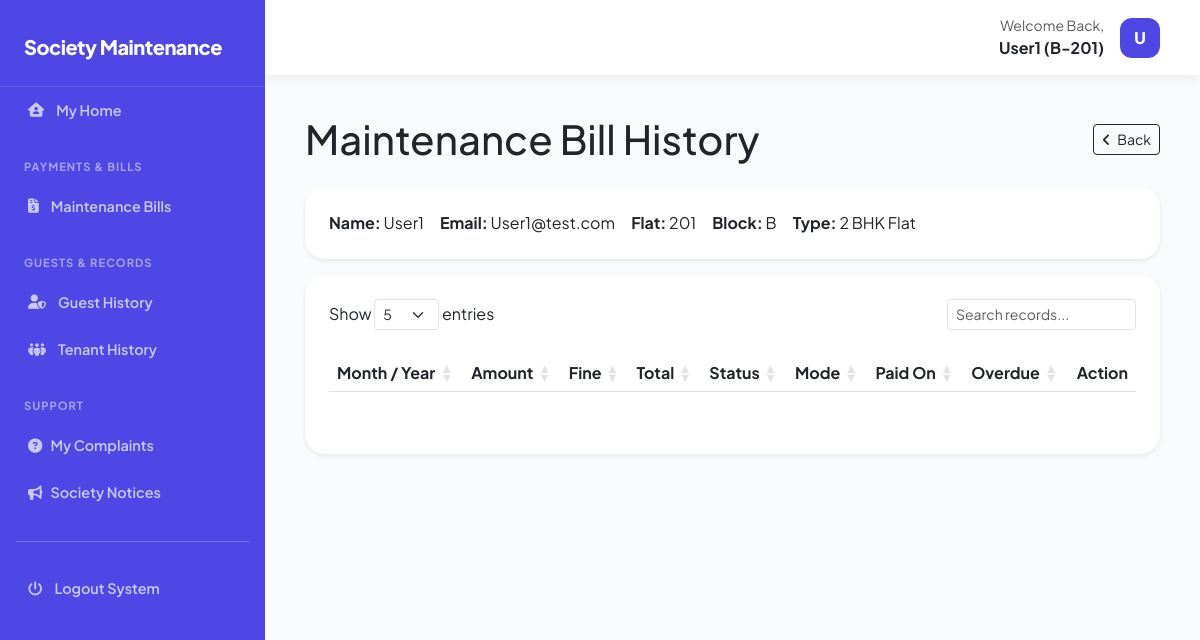
/public/view/view_userMaintanenceBill.php (signed in), run on the app's committed database.
### tables this page shows
CREATE TABLE `flats` (
  `id` int UNSIGNED NOT NULL,
  `flat_number` varchar(255) NOT NULL,
  `floor` int NOT NULL,
  `block_number` varchar(10) NOT NULL,
  `flat_type` varchar(30) NOT NULL,
  `created_at` timestamp NOT NULL DEFAULT CURRENT_TIMESTAMP
);

CREATE TABLE `allotments` (
  `id` int UNSIGNED NOT NULL,
  `user_id` int UNSIGNED NOT NULL,
  `flat_id` int UNSIGNED NOT NULL,
  `move_in_date` date NOT NULL,
  `created_at` timestamp NOT NULL DEFAULT CURRENT_TIMESTAMP
);

CREATE TABLE `users` (
  `id` int UNSIGNED NOT NULL,
  `name` varchar(255) NOT NULL,
  `email` varchar(255) NOT NULL,
  `mobile` varchar(15) DEFAULT NULL,
  `dob` date DEFAULT NULL,
  `gender` varchar(10) DEFAULT NULL,
  `role` enum('admin','cashier','user','security_guard') DEFAULT NULL,
  `password` varchar(255) NOT NULL,
  `created_at` timestamp NOT NULL DEFAULT CURRENT_TIMESTAMP ON UPDATE CURRENT_TIMESTAMP
);

### public/view/view_userMaintanenceBill.php (the view, shortened to what this page needs)
<?php
require_once __DIR__ . '/../../core/config.php';
$userId = $_SESSION['user_id'];
$stmt = $pdo->prepare("
    SELECT
        u.id AS user_id,
        u.name,
        u.email,
        a.flat_id,
        f.flat_number,
        f.block_number,
        f.flat_type
    FROM allotments a
    JOIN users u ON u.id = a.user_id
    JOIN flats f ON f.id = a.flat_id
    WHERE u.id = ?
    ORDER BY a.id DESC
    LIMIT 1
");
$stmt->execute([$userId]);
$user = $stmt->fetch();
include __DIR__ . '/../../resources/layout/header.php';
?>
<!DOCTYPE html>
<html lang="en">
<head>
    <link rel="stylesheet" href="https://cdnjs.cloudflare.com/ajax/libs/font-awesome/6.5.0/css/all.min.css">
    <link href="https://cdn.jsdelivr.net/npm/bootstrap@5.3.0/dist/css/bootstrap.min.css" rel="stylesheet">
    <link rel="stylesheet" href="https://cdn.datatables.net/1.13.6/css/dataTables.bootstrap5.min.css">
    <link rel="stylesheet" href="../../assets/css/styles.css">
</head>
<body>
    <div class="main-wrapper">
        <main id="main-content">
            <div class="d-flex justify-content-between align-items-center mb-4">
                <h1 class="fw-800 m-0">Maintenance Bill History</h1>
                <a href="javascript:history.back()" class="btn btn-outline-dark btn-sm">
                    <i class="fa-solid fa-angle-left me-1"></i> Back
                </a>
            </div>
            <div class="data-card shadow-sm border-0">
                <div class="card-body d-flex flex-wrap align-items-center gap-3">
                    <div><strong>Name:</strong> <?= htmlspecialchars($user['name']) ?></div>
                    <div><strong>Email:</strong> <?= htmlspecialchars($user['email']) ?></div>
                    <div><strong>Flat:</strong> <?= htmlspecialchars($user['flat_number']) ?></div>
                    <div><strong>Block:</strong> <?= htmlspecialchars($user['block_number']) ?></div>
                    <div><strong>Type:</strong> <?= htmlspecialchars($user['flat_type']) ?></div>
                </div>
            </div>
            <div class="data-card shadow-sm border-0">
                <div class="table-responsive">
                    <table id="user-bills-table" class="table table-hover w-100">
                        <thead>
                            <tr>
                                <th>Month / Year</th>
                                <th>Amount</th>
                                <th>Fine</th>
                                <th>Total</th>
                                <th>Status</th>
                                <th>Mode</th>
                                <th>Paid On</th>
                                <th>Overdue</th>
                                <th class="text-end">Action</th>
                            </tr>
                        </thead>
                    </table>
                </div>
            </div>
        </main>
    </div>
</body>
</html>
<?php include __DIR__ . '/../../resources/layout/footer.php'; ?>

### resources/layout/header.php (shortened to what this page needs)
<?php
require_once __DIR__ . '/../../core/config.php';
$name = $_SESSION['user_name']
    ?? $_SESSION['name']
    ?? 'User';
$initials = strtoupper(substr(trim($name), 0, 1));
$blockFlat = '';
if ($_SESSION['user_role'] === 'user') {
    $stmt = $pdo->prepare("
        SELECT f.block_number, f.flat_number
        FROM allotments a
        JOIN flats f ON f.id = a.flat_id
        WHERE a.user_id = ?
        LIMIT 1
    ");
    $stmt->execute([$_SESSION['user_id']]);
    $flatData = $stmt->fetch(PDO::FETCH_ASSOC);
    if ($flatData) {
        $blockFlat = $flatData['block_number'] . '-' . $flatData['flat_number'];
    }
}
?>
<!DOCTYPE html>
<html lang="en">
<head>
    <link rel="stylesheet" href="../../assets/css/styles.css">
</head>
<body>
    <header class="top-nav">
        <div id="mobile-toggle" onclick="toggleSidebar()">
        </div>
        <div class="ms-auto d-flex align-items-center">
            <div class="dropdown">
                <button class="btn d-flex align-items-center gap-3 border-0 bg-transparent p-0"
                    type="button"
                    data-bs-toggle="dropdown"
                    aria-expanded="false">
                    <?php if ($_SESSION['user_role'] === 'admin'): ?>
                        <div class="text-end d-none d-sm-block">
                            <p class="m-0 small text-muted">Admin Panel</p>
                            <p class="m-0 fw-bold">Administrator</p>
                        </div>
                        <div class="avatar-circle"><?= $initials ?></div>
                    <?php else: ?>
                        <div class="text-end d-none d-sm-block">
                            <p class="m-0 small text-muted">Welcome Back,</p>
                            <p class="m-0 fw-bold">
                                <?= htmlspecialchars($name) ?>
                                <?php if (!empty($blockFlat)): ?>
                                    (<?= htmlspecialchars($blockFlat) ?>)
                                <?php endif; ?>
                            </p>
                        </div>
                        <div class="avatar-circle"><?= $initials ?></div>
                    <?php endif; ?>
                </button>
            </div>
        </div>
    </header>
    <?php include __DIR__ . '/sidebar.php'; ?>

### assets/css/styles.css (style rules this page uses)
:root { --brand-color: #4F47E5; --brand-hover: #3428b3; --bg-main: #f8fafc; --sidebar-width: 265px; --transition: all 0.3s cubic-bezier(0.4, 0, 0.2, 1); }
body { font-family: 'Plus Jakarta Sans', sans-serif; background-color: var(--bg-main); margin: 0; overflow-x: hidden; }
.main-wrapper { flex: 1; margin-left: var(--sidebar-width); transition: var(--transition); min-height: 100vh; }
.top-nav { height: 75px; background: #ffffff; display: flex; align-items: center; justify-content: flex-end; padding: 0 2rem; position: sticky; top: 0; z-index: 1000; box-shadow: 0 4px 12px -2px rgba(0, 0, 0, 0.08); }
#main-content { padding: 2.5rem; }
.data-card, .stat-card { background: #ffffff; border: 1px solid #e2e8f0; border-radius: 20px; padding: 1.5rem; margin-bottom: 1rem; }
.avatar-circle { width: 40px; height: 40px; background: var(--brand-color); color: #fff; border-radius: 12px; display: flex; align-items: center; justify-content: center; font-weight: 800; }
.main-wrapper { flex: 1; margin-left: var(--sidebar-width); min-height: 100vh; }
.top-nav { height: 75px; background: #fff; display: flex; align-items: center; justify-content: flex-end; padding: 0 2.5rem; position: sticky; top: 0; box-shadow: 0 4px 12px -2px rgba(0, 0, 0, 0.08); }
.data-card { background: #fff; border: 1px solid #e2e8f0; border-radius: 20px; padding: 1.5rem; }

### data on the page
flats: blockFlat "B-201"
allotments: user.name "User1", user.email "User1@test.com", flat.flat_number "201", flat.block_number "B", flat.flat_type "2 BHK Flat"

### other printed values
$name "User1"
$initials "U"
